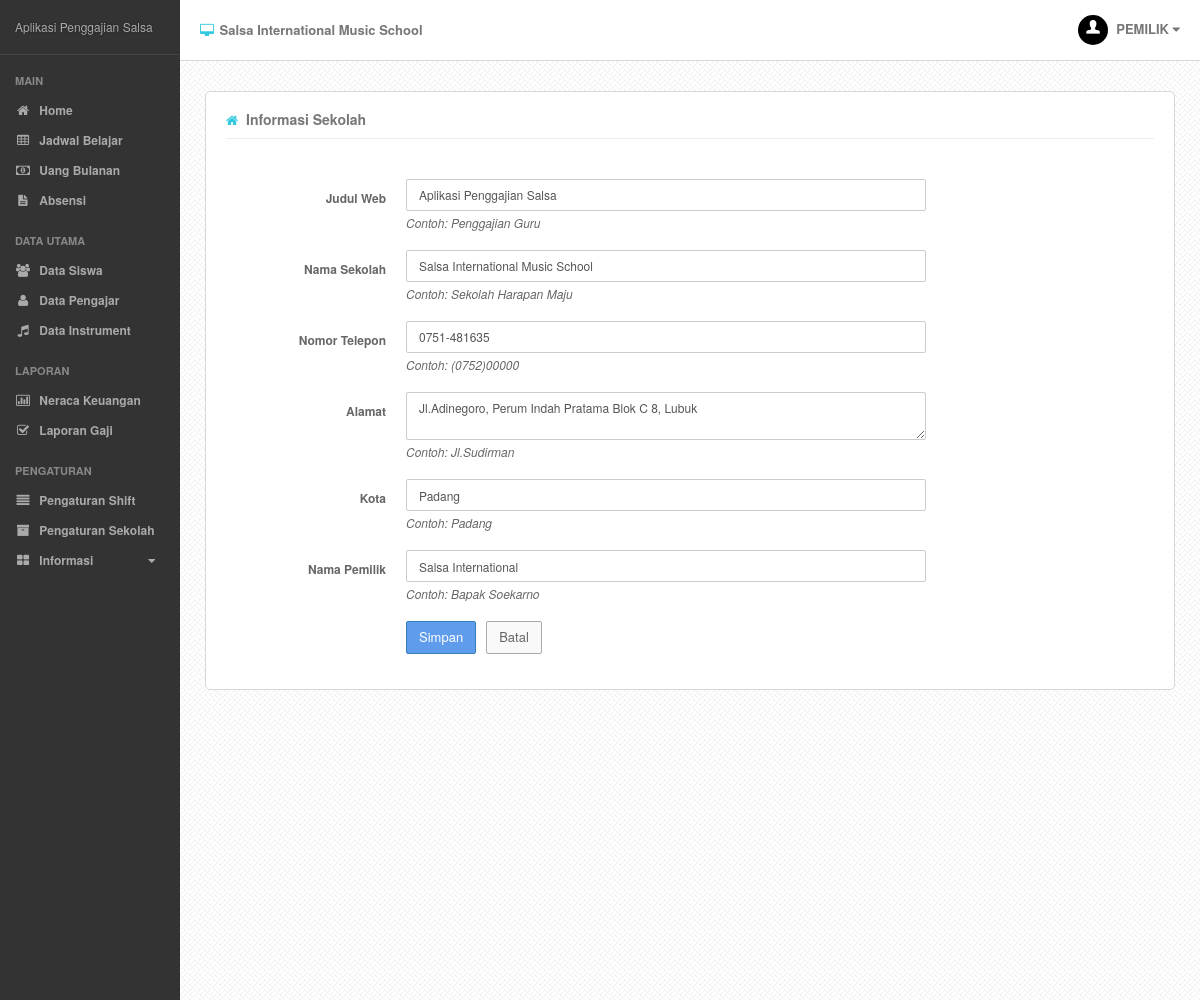
The page /?p=informasi&sub=sekolah (signed in) on the database as committed earlier.
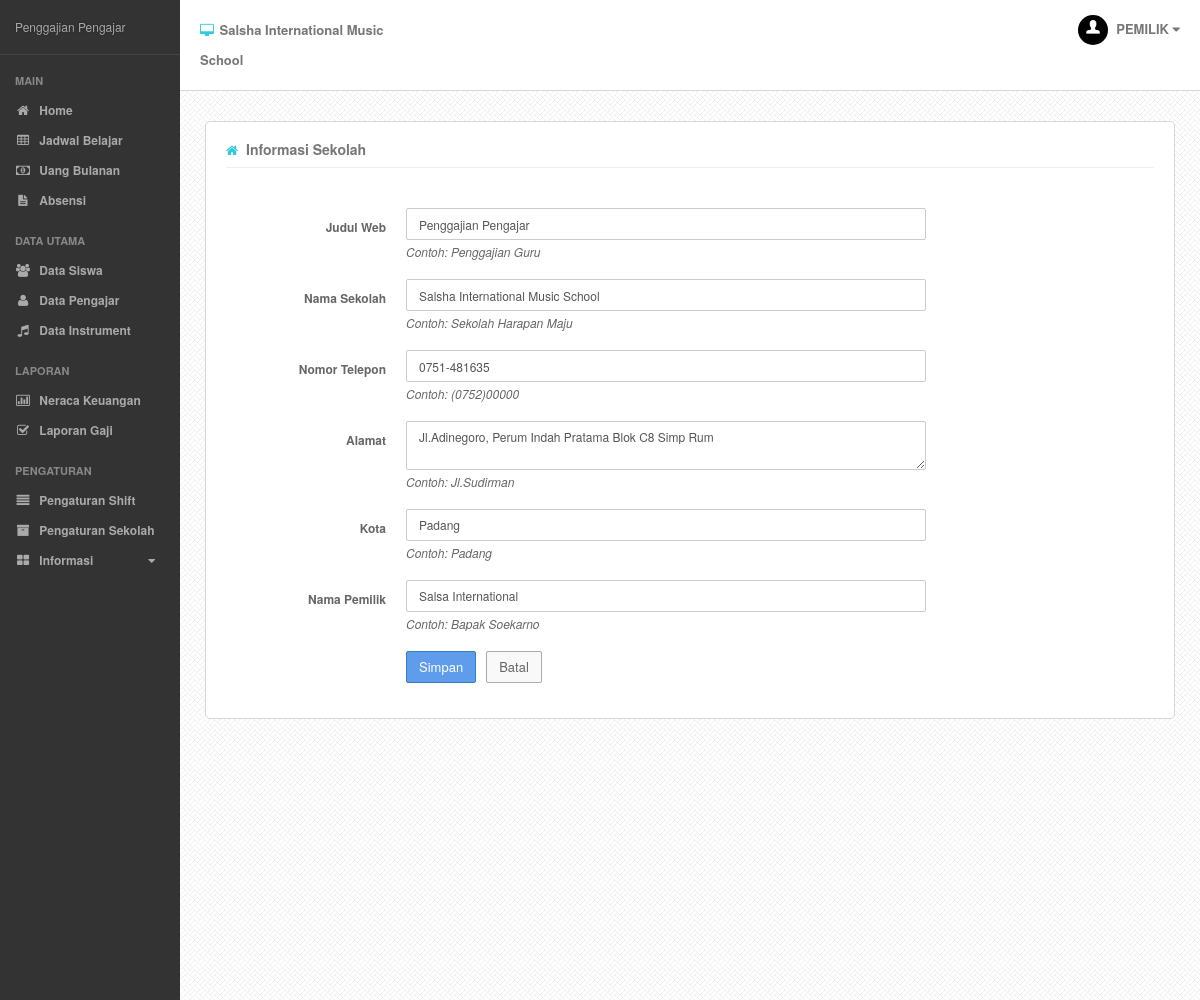
The same page on the database as committed later.
### tables this page shows
CREATE TABLE IF NOT EXISTS `setting` (
  `nama_setting` varchar(20) NOT NULL DEFAULT '',
  `value` varchar(50) DEFAULT NULL,
  PRIMARY KEY (`nama_setting`)
);

### index.php (called while the page is built, shortened)
<?php
require('content/classes/mainClass.php');
$webApp = new webApp();
$webApp->createWebApp();
?>

### content/view/page/informasi-sekolah.php (the view, shortened to what this page needs)
<?php
$setting = new settingApps();
?>
<div class="page-content">
	<div class="single-head">
		<h3 class="pull-left"><i class="fa fa-home lblue"></i> Informasi Sekolah</h3>
		<div class="clearfix"></div>
	</div>
	<div class="page-form validate-form">
		<form id="informasi" class="form-horizontal" role="form" method="post" action="content/proses.php?act=saveInfo">
			<div class="form-group">
				<label for="judulweb" class="control-label col-lg-3">Judul Web</label>
				<div class="col-lg-9">
					<input id="judulweb" name="judulweb" class="form-control" type="text" value="<?php echo $setting->loadSetting('judul')?>"/>
					<em>Contoh: Penggajian Guru</em>
				</div>
			</div>
			<div class="form-group">
				<label for="namasekolah" class="control-label col-lg-3">Nama Sekolah</label>
				<div class="col-lg-9">
					<input id="namasekolah" name="namasekolah" class="form-control" type="text"  value="<?php echo $setting->loadSetting('nama')?>"/>
					<em>Contoh: Sekolah Harapan Maju</em>
				</div>
			</div>
			<div class="form-group">
				<label for="notelp" class="control-label col-lg-3">Nomor Telepon</label>
				<div class="col-lg-9">
					<input id="notelp" name="notelp" class="form-control" type="text"  value="<?php echo $setting->loadSetting('telepon')?>"/>
					<em>Contoh: (0752)00000</em>
				</div>
			</div>
			<div class="form-group">
				<label for="alamat" class="control-label col-lg-3">Alamat</label>
				<div class="col-lg-9">
					<textarea id="alamat" name="alamat" class="form-control"><?php echo $setting->loadSetting('alamat')?></textarea>
					<em>Contoh: Jl.Sudirman</em>
				</div>
			</div>
			<div class="form-group">
				<label for="notelp" class="control-label col-lg-3">Kota</label>
				<div class="col-lg-9">
					<input id="kota" name="kota" class="form-control" type="text"  value="<?php echo $setting->loadSetting('kota')?>"/>
					<em>Contoh: Padang</em>
				</div>
			</div>
			<div class="form-group">
				<label for="alamat" class="control-label col-lg-3">Nama Pemilik</label>
				<div class="col-lg-9">
					<input id="pemilik" name="pemilik" class="form-control" type="text"  value="<?php echo $setting->loadSetting('pemilik')?>"/>
					<em>Contoh: Bapak Soekarno</em>
				</div>
			</div>
			<div class="form-group">
				<div class="col-lg-offset-3 col-lg-6">
					<button type="submit" class="btn btn-primary">Simpan</button>&nbsp;&nbsp;
					<a href="./"><button type="button" class="btn btn-default">Batal</button></a>
				</div>
			</div>
		</form>
	</div>
</div>

### content/view/layout.php (shortened to what this page needs)
<!DOCTYPE html>
<html>
	<head>
		<link href="css/bootstrap.min.css" rel="stylesheet">
		<link href="css/font-awesome.min.css" rel="stylesheet">
		<link href="css/less-style.css" rel="stylesheet">
		<link href="css/bootstrap-timepicker.min.css" rel="stylesheet">
		<link href="css/style.css" rel="stylesheet">
	</head>
	<body>
	<?php
		$webApp = new webApp();
		$setting = new settingApps();
    ?>
		<div class="outer">
			<div class="sidebar">
				<div class="sidey">
					<div class="logo">
						<?php echo $setting->loadSetting('judul')?>
					</div>
					<div class="side-nav">
					</div>
				</div>
			</div>
			<div class="mainbar">
				<div class="main-head">
					<div class="container">
						<div class="row">
							<div class="col-md-3 col-sm-4 col-xs-6">
								<h2><i class="fa fa-desktop lblue"></i> <?php echo $setting->loadSetting('nama')?></h2>
							</div>
							<div class="col-md-3 col-sm-4 col-xs-6">
							</div>
							<div class="col-md-3 col-sm-4 hidden-xs">
							</div>
							<div class="col-md-3 hidden-sm hidden-xs">
								<div class="head-user dropdown pull-right">
									<a href="#" data-toggle="dropdown" id="profile">
										<img src="img/user.jpg" alt="" class="img-responsive img-circle"/>
										<?php
										if(isset($_SESSION['usernya'])){
											echo strtoupper($_SESSION['usernya']);
										}
										?>
										<i class="fa fa-caret-down"></i>
									</a>
								</div>
								<div class="clearfix"></div>
							</div>
						</div>
					</div>
				</div>
				<div class="main-content">
					<div class="container">
						<?php
							$webApp->loadContent();
						?>
					</div>
				</div>
			</div>
		</div>
	</body>
</html>

Rows that differ between the two databases and show on the page:
changed setting: value "Aplikasi Penggajian Salsa" → "Penggajian Pengajar"; judulweb "Aplikasi Penggajian Salsa" → "Penggajian Pengajar"
changed setting: value "Salsa International Music School" → "Salsha International Music School"; namasekolah "Salsa International Music School" → "Salsha International Music School"
changed setting: alamat "Jl.Adinegoro, Perum Indah Pratama Blok C 8, Lubuk" → "Jl.Adinegoro, Perum Indah Pratama Blok C8 Simp Rum"
